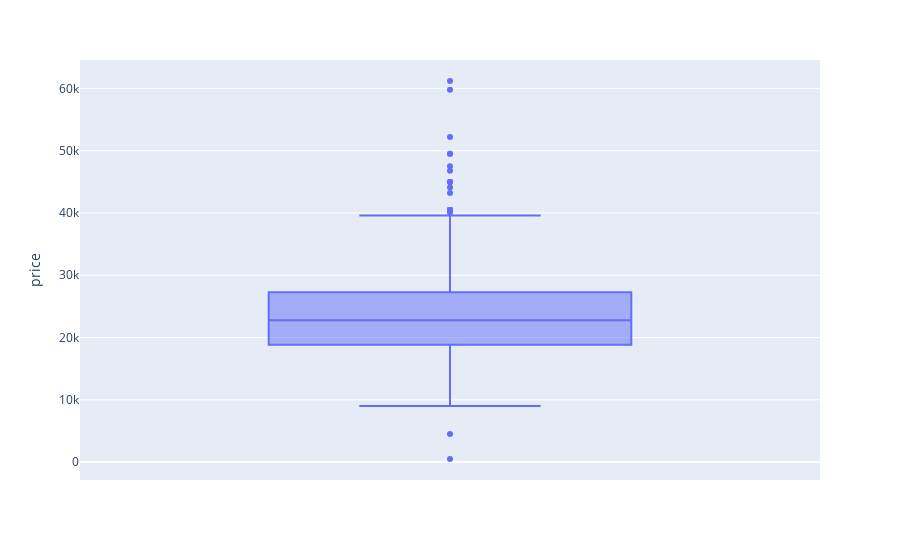

Notebook source saved alongside this figure:
### Markdown cell above
- －price boxplot

### Code cell
import plotly.express as px

px.box(raw_data, y='price')

### Figure 1 — Plotly figure (JSON) as saved in the notebook; plotly's stock layout.template omitted (floating-point values rounded to 4 significant figures; data arrays with more than 128 entries replaced by an {"elided": "..."} marker saying what was removed)
{"data": [{"alignmentgroup": "True", "hovertemplate": "price=%{y}<extra></extra>", "legendgroup": "", "marker": {"color": "#636efa"}, "name": "", "notched": false, "offsetgroup": "", "orientation": "v", "showlegend": false, "type": "box", "x0": " ", "xaxis": "x", "y": {"elided": "868 int values"}, "y0": " ", "yaxis": "y"}], "layout": {"boxmode": "group", "legend": {"tracegroupgap": 0}, "margin": {"t": 60}, "xaxis": {"anchor": "y", "domain": [0, 1]}, "yaxis": {"anchor": "x", "domain": [0, 1], "title": {"text": "price"}}}}
